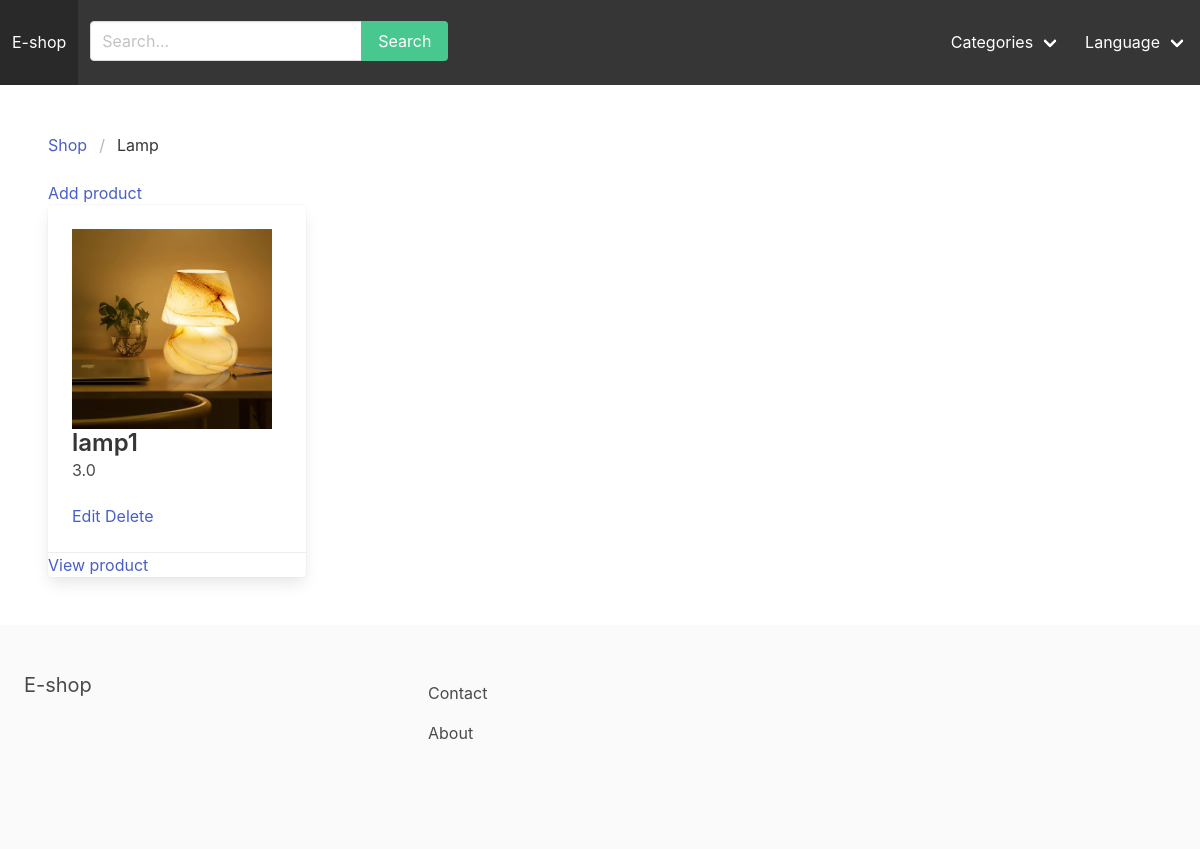
Page /productManager/lamp/ on the committed database.
### apps/store/models.py (models this page shows, shortened)
class Category(models.Model):
    title = models.CharField(max_length=255, verbose_name=_('Title'))
    slug = models.SlugField(max_length=255, verbose_name=_('Slug'))
    ordering = models.IntegerField(default=0, verbose_name=_('Ordering'))
    class Meta:
        verbose_name_plural = _('Categories')
        ordering = ('ordering',)

class Product(models.Model):
    category = models.ForeignKey(Category, related_name='products', on_delete=models.CASCADE)
    title = models.CharField(max_length=255, verbose_name=_('Title'))
    slug = models.SlugField(max_length=255, verbose_name=_('Slug'))
    description = models.TextField(blank=True, null=True, verbose_name=_('Description'))
    price = models.FloatField(verbose_name=_('Price'))
    num_available = models.IntegerField(default=1, verbose_name=_('Number Available'))
    num_visits = models.IntegerField(default=0, verbose_name=_('Number of Visits'))
    last_visit = models.DateTimeField(blank=True, null=True, verbose_name=_('Last Visit'))
    image = models.ImageField(upload_to='uploads/', blank=True, null=True)
    thumbnail = models.ImageField(upload_to='uploads/', blank=True, null=True)
    date_added = models.DateTimeField(auto_now_add=True)
    is_disabled = models.BooleanField(default=False)
    class Meta:
        ordering = ('-date_added',)
    """def save(self, *args, **kwargs):
        self.thumbnail = self.make_thumbnail(self.image)

        super().save(*args, **kwargs)"""

### apps/store/views.py (the view)
# urls.py: path('productManager/<slug:slug>/', manager_category, name='manager_category'),
def manager_category(request, slug):
    category = get_object_or_404(Category, slug=slug)
    products = category.products.all()
    context = {
        'category': category,
        'products': products
    }
    return render(request, 'manager_category.html', context)

### apps/cart/context_processors.py (called while the page is built)
def cart(request):
    return {'cart': Cart(request)}

### apps/store/context_processors.py (called while the page is built)
def menu_categories(request):
    categories = Category.objects.all()
    return {'menu_categories': categories}

### apps/store/templates/manager_category.html (shortened to what this page needs)
{% extends 'managerBase.html' %}
{% block content %}
    <nav class="breadcrumb" aria-label="breadcrumbs">
        <ul>
            <li><a href="{% url 'productManager' %}">Shop</a></li>
            <li class="is-active"><a href="{% url 'manager_category' category.slug %}">{{ category.title }}</a></li>
        </ul>
    </nav>
    <a href="{% url 'addProduct' %}" class="edit-button">Add product</a>
    <div class = "columns is-multiline" >
            {% for product in products %}
                <div class="column is-3">
                   <div class="card">
                      <div class="card-content">
                           <div class="media">
                              <div class="media-content">
                                  <img src="{{ product.image.url }}" alt="test" width="200" height="300">
                                 <p class="title is-4">{{ product.title }}</p>
                                 <p class="subtitle is-6">{{ product.price }}</p>
                                 <a href="{% url 'editProduct' product.pk %}" class="edit-button">Edit</a>
                                 <a href="{% url 'deleteProduct' product.pk %}" class="edit-button">Delete</a>
                              </div>
                           </div>
                      </div>
                             <footer class="card-footer">
                                <a href="{% url 'product_detail' product.category.slug product.slug %}" class="cart-footer-item">View product</a>
                             </footer>
                   </div>
                </div>
            {% endfor %}
         </div>
{% endblock %}

### rows in the picture
Category: title "Lamp"
Product: image (picture), title "lamp1", price "3.0"
